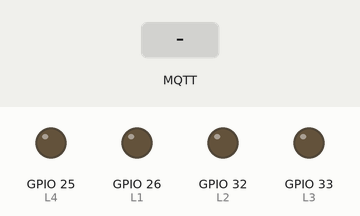
Simulated run of this sketch. Board: ESP32. Shown: output pins drawn as LEDs (lit = HIGH). Inputs (shaded band) come from the test bench. WiFi joins after 1.5 s; servers stay silent unless stated; random numbers use the default seed unless the sketch sets one; no MQTT or app messages arrive unless stated; what the sketch prints to the serial monitor is not drawn.

Above: at 2.7 s.
2.8 s: MQTT message "1" arrives on the first subscribed topic
At 3.3 s:
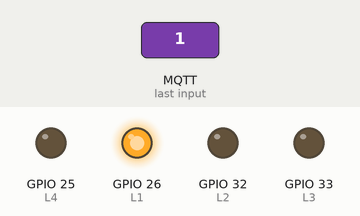
4.3 s: MQTT message "1" arrives on the second subscribed topic
At 5.5 s:
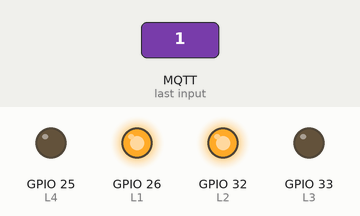
5.8 s: MQTT message "0" arrives on the first subscribed topic
At 6.8 s:
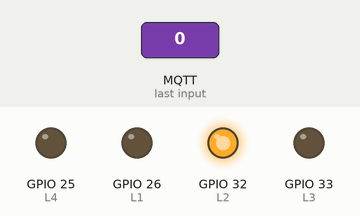
7.3 s: MQTT message "1" arrives on the third subscribed topic
At 7.9 s:
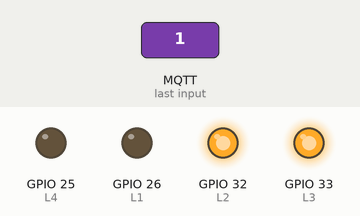
8.8 s: MQTT message "2" arrives on the first subscribed topic
At 10.0 s:
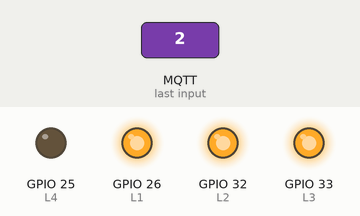
10.3 s: MQTT message "0" arrives on the second subscribed topic
At 11.3 s:
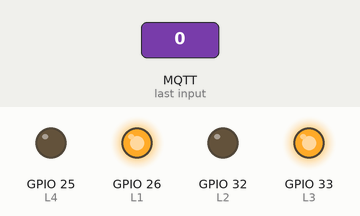
Timing chart, 0 to 12.8 s (numbered marks = the images above; inputs shaded):
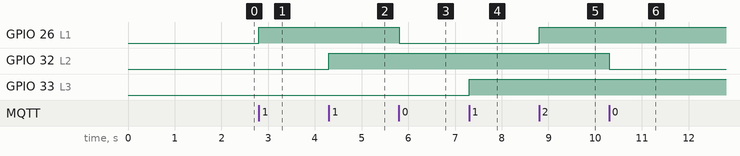

The sketch:

final_project.ino
```cpp
#include "macro.h"

#define L1 26
#define L2 32
#define L3 33
#define L4 25
const char* node_name = "/node1";

char buffer[512];

const char* ssid = "UMR_Lab1";
const char* password = "Ubon2566";
const char* mqtt_server = "192.168.1.11";

WiFiClient espClient;

PubSubClient client(espClient);
unsigned long lastMsg = 0;
#define MSG_BUFFER_SIZE (50)
char msg[MSG_BUFFER_SIZE];

void setup_wifi() {
  delay(10);
  // We start by connecting to a WiFi network
  Serial.println();
  Serial.print("Connecting to ");
  Serial.println(ssid);

  WiFi.mode(WIFI_STA);
  WiFi.begin(ssid, password);

  while (WiFi.status() != WL_CONNECTED) {
    delay(500);
    Serial.print(".");
  }

  randomSeed(micros());

  Serial.println("");
  Serial.println("WiFi connected");
  Serial.println("IP address: ");
  Serial.println(WiFi.localIP());
}

void callback(char* topic, byte* payload, unsigned int length) {
  char buf[length + 1];
  for (int i = 0; i < length; i++) {
    buf[i] = payload[i];
  }
  buf[length] = '\0';
  Serial.println("topic action");
  String tex = buf;
  String topic_template = String(node_name) + "/led/";
  if (String(topic) == topic_template + "1") {
    digitalWrite(L1, payload[0] != '0' ? 1 : 0);
  } else if (String(topic) == topic_template + "2") {
    digitalWrite(L2, payload[0] != '0' ? 1 : 0);
  } else if (String(topic) == topic_template + "3") {
    digitalWrite(L3, payload[0] != '0' ? 1 : 0);
  } else if (String(topic) == topic_template + "4") {
    digitalWrite(L4, payload[0] != '0' ? 1 : 0);
  }
}

void reconnect() {
  // Loop until we're reconnected
  while (!client.connected()) {
    Serial.print("Attempting MQTT connection...");
    // Create a random client ID
    String clientId = "ESP8266Client-";
    clientId += String(random(0xffff), HEX);
    // Attempt to connect
    if (client.connect(clientId.c_str())) {
      Serial.println("connected");

      client.subscribe((String(node_name) + String("/led/1")).c_str());
      client.subscribe((String(node_name) + String("/led/2")).c_str());
      client.subscribe((String(node_name) + String("/led/3")).c_str());
      client.subscribe((String(node_name) + String("/led/4")).c_str());

    } else {
      Serial.print("failed, rc=");
      Serial.print(client.state());
      Serial.println(" try again in 5 seconds");
      // Wait 5 seconds before retrying
      delay(5000);
    }
  }
}

void setup() {
  pm(L1, OUTPUT);
  pm(L2, OUTPUT);
  pm(L3, OUTPUT);
  pm(L4, OUTPUT);
  dw(L1, LOW);
  dw(L2, LOW);
  dw(L3, LOW);
  dw(L4, LOW);

  Serial.begin(115200);
  setup_wifi();
  client.setServer(mqtt_server, 1883);
  client.setCallback(callback);
}
void loop() {
  if (!client.connected()) {
    reconnect();
  }
  client.loop();
  client.publish((String(node_name) + String("/led/1/status")).c_str(), String(dr(L1)).c_str());
  client.publish((String(node_name) + String("/led/2/status")).c_str(), String(dr(L2)).c_str());
  client.publish((String(node_name) + String("/led/3/status")).c_str(), String(dr(L3)).c_str());
  client.publish((String(node_name) + String("/led/4/status")).c_str(), String(dr(L4)).c_str());
}
```

macro.h
```cpp
#include <ArduinoJson.h>
#include <DHT.h>
#include <PubSubClient.h>
#include <WiFi.h>
#define dw(p, m) digitalWrite(p, m)
#define dr(p) digitalRead(p)
#define pm(p, m) pinMode(p, m)
#define aw(p, m) analogWrite(p, m)
#define ar(p) analogRead(p)
```

Measured:
- after the input at 2.8 s, GPIO 26 (L1): LOW → HIGH at once
- after the input at 4.3 s, GPIO 32 (L2): LOW → HIGH at once
- after the input at 5.8 s, GPIO 26 (L1): HIGH → LOW at once
- after the input at 7.3 s, GPIO 33 (L3): LOW → HIGH at once
- after the input at 8.8 s, GPIO 26 (L1): LOW → HIGH at once
- after the input at 10.3 s, GPIO 32 (L2): HIGH → LOW at once
